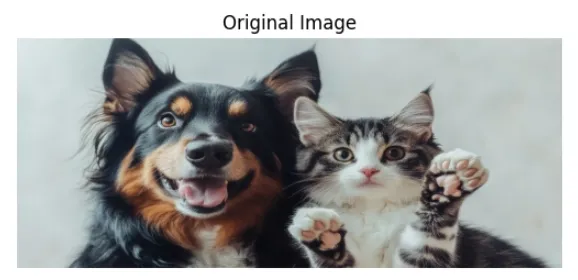
#> input picture point6/blur1.webp, 578 x 280 px
$ jupyter execute contours.ipynb
#> lines starting #> are read from the running program, lines starting #| are printed output that depends on the picture; after the words box and inside, x2 and y2 are one past the last pixel; in counts of white or black regions, pixels touching at a corner belong together
[cell 1]
import numpy as np
import cv2
import matplotlib.pyplot as plt

font = cv2.FONT_HERSHEY_COMPLEX

# Load images
img2 = cv2.imread("blur1.webp", cv2.IMREAD_COLOR)
#> img2 is the input picture: shape (280, 578, 3); mean B, G, R 163.9, 165, 163.4
img = cv2.imread("blur1.webp", cv2.IMREAD_GRAYSCALE)
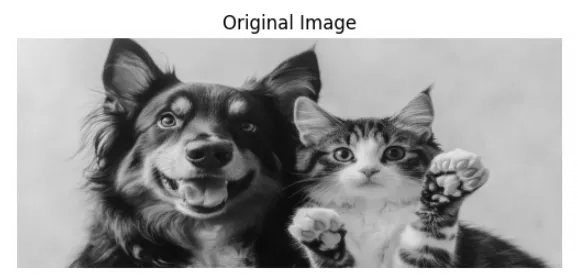
#> img: shape (280, 578); min 0, max 255, mean 164.4

# Check if image loaded
if img is None or img2 is None:
    print("Error: Image not found. Check file path.")
else:

    # Binarize image
    _, threshold = cv2.threshold(img, 110, 255, cv2.THRESH_BINARY)
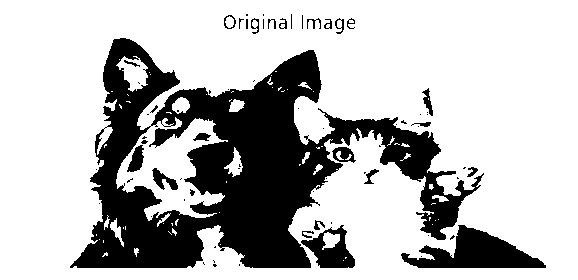
#> threshold: shape (280, 578); 73.1% white; 70 black regions (45 under 20 px)

    # Find contours
    contours, _ = cv2.findContours(threshold, cv2.RETR_TREE, cv2.CHAIN_APPROX_SIMPLE)
#> contours = 169 contours, 121 with area under 20; largest, box (x1, y1, x2, y2) and area: (0, 0, 578, 280) 160983, (69, 37, 485, 269) 40798, (400, 224, 547, 269) 3308, (300, 224, 356, 269) 1432, (116, 56, 148, 92) 609

    for cnt in contours:
        approx = cv2.approxPolyDP(cnt, 0.009 * cv2.arcLength(cnt, True), True)

        # Draw contour
        cv2.drawContours(img2, [approx], 0, (0, 0, 255), 3)

        # Flatten contour points
        n = approx.ravel()
        i = 0

        while i < len(n):
            x = n[i]
            y = n[i+1]

            if i == 0:
                cv2.putText(img2, "Arrow tip", (x, y), font, 0.5, (255, 0, 0), 1)
            else:
                text = str(x) + "," + str(y)
                cv2.putText(img2, text, (x, y), font, 0.4, (0, 255, 0), 1)

            i = i + 2
#> this loop made 169 passes
#> n on passes 1, 2, 4: [0, 0, 0, 279, 577, 279, 577, 0], [238, 264, 239, 263, 240, 264, 240, 265, 239, 266, 238, 265], [203, 264, 204, 263, 205, 264, 204, 265]
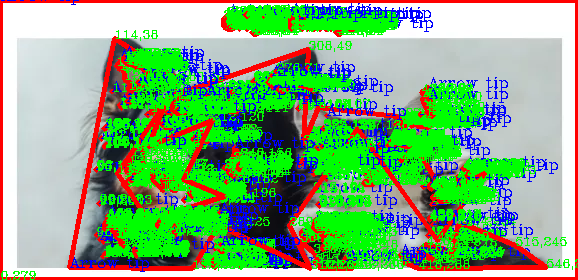
#> img2: shape (280, 578, 3); mean B, G, R 124.8, 173.7, 131.2

    # Convert BGR to RGB for display
    img2_rgb = cv2.cvtColor(img2, cv2.COLOR_BGR2RGB)

    # Display using matplotlib
    plt.figure(figsize=(6,6))
    plt.imshow(img2_rgb)
    plt.title("Contours with Coordinates")
    plt.axis("off")
    plt.show()
